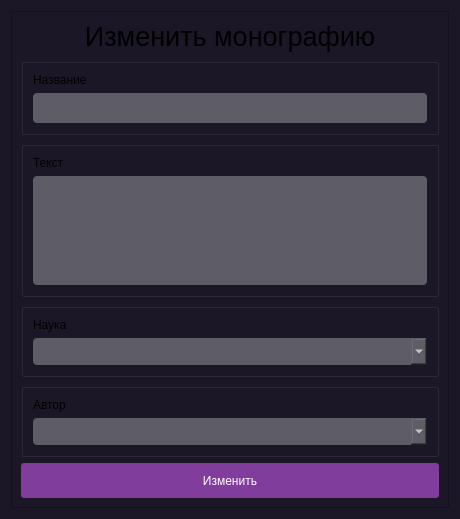
<?xml version="1.0" encoding="UTF-8"?>
<ui version="4.0">
 <class>Dialog</class>
 <widget class="QDialog" name="Dialog">
  <property name="geometry">
   <rect>
    <x>0</x>
    <y>0</y>
    <width>460</width>
    <height>519</height>
   </rect>
  </property>
  <property name="windowTitle">
   <string>Modify Monography</string>
  </property>
  <property name="styleSheet">
   <string notr="true">background-color: rgb(27, 23, 38);</string>
  </property>
  <layout class="QVBoxLayout" name="verticalLayout">
   <item>
    <widget class="QFrame" name="frame">
     <property name="styleSheet">
      <string notr="true">QFrame {
	color: #FFFFFF;
};</string>
     </property>
     <property name="frameShape">
      <enum>QFrame::StyledPanel</enum>
     </property>
     <property name="frameShadow">
      <enum>QFrame::Raised</enum>
     </property>
     <layout class="QVBoxLayout" name="verticalLayout_7">
      <item>
       <widget class="QLabel" name="label">
        <property name="maximumSize">
         <size>
          <width>16777215</width>
          <height>50</height>
         </size>
        </property>
        <property name="autoFillBackground">
         <bool>false</bool>
        </property>
        <property name="styleSheet">
         <string notr="true">QLabel {
	font-size: 20pt;
	text-align: center;
}</string>
        </property>
        <property name="text">
         <string>Изменить монографию</string>
        </property>
        <property name="alignment">
         <set>Qt::AlignCenter</set>
        </property>
       </widget>
      </item>
      <item>
       <widget class="QGroupBox" name="groupBox">
        <property name="title">
         <string/>
        </property>
        <layout class="QVBoxLayout" name="verticalLayout_2">
         <item>
          <widget class="QLabel" name="label_2">
           <property name="text">
            <string>Название</string>
           </property>
          </widget>
         </item>
         <item>
          <widget class="QLineEdit" name="lineEdit">
           <property name="minimumSize">
            <size>
             <width>0</width>
             <height>30</height>
            </size>
           </property>
           <property name="styleSheet">
            <string notr="true">QLineEdit {
	background-color: rgb(94, 92, 100);
	border-radius: 4px;
	color: #FFFFFF;
	padding-left: 3px;
	padding-right: 3px;
}</string>
           </property>
           <property name="text">
            <string/>
           </property>
          </widget>
         </item>
        </layout>
       </widget>
      </item>
      <item>
       <widget class="QGroupBox" name="groupBox_2">
        <property name="title">
         <string/>
        </property>
        <layout class="QVBoxLayout" name="verticalLayout_3">
         <item>
          <widget class="QLabel" name="label_3">
           <property name="text">
            <string>Текст</string>
           </property>
          </widget>
         </item>
         <item>
          <widget class="QTextEdit" name="textEdit">
           <property name="minimumSize">
            <size>
             <width>0</width>
             <height>100</height>
            </size>
           </property>
           <property name="styleSheet">
            <string notr="true">QTextEdit {
	background-color: rgb(94, 92, 100);
	border-radius: 4px;
	color: #FFFFFF;
	padding-left: 3px;
	padding-right: 3px;
}</string>
           </property>
          </widget>
         </item>
        </layout>
       </widget>
      </item>
      <item>
       <widget class="QGroupBox" name="groupBox_5">
        <property name="title">
         <string/>
        </property>
        <layout class="QVBoxLayout" name="verticalLayout_6">
         <item>
          <widget class="QLabel" name="label_6">
           <property name="text">
            <string>Наука</string>
           </property>
          </widget>
         </item>
         <item>
          <widget class="QComboBox" name="comboBox">
           <property name="minimumSize">
            <size>
             <width>220</width>
             <height>27</height>
            </size>
           </property>
           <property name="maximumSize">
            <size>
             <width>16777215</width>
             <height>16777215</height>
            </size>
           </property>
           <property name="styleSheet">
            <string notr="true">QComboBox {
	background-color: rgb(94, 92, 100);
	border-radius: 4px;
	color: #FFFFFF;
}</string>
           </property>
          </widget>
         </item>
        </layout>
       </widget>
      </item>
      <item>
       <widget class="QGroupBox" name="groupBox_6">
        <property name="title">
         <string/>
        </property>
        <layout class="QVBoxLayout" name="verticalLayout_8">
         <item>
          <widget class="QLabel" name="label_7">
           <property name="text">
            <string>Автор</string>
           </property>
          </widget>
         </item>
         <item>
          <widget class="QComboBox" name="comboBox_2">
           <property name="minimumSize">
            <size>
             <width>220</width>
             <height>27</height>
            </size>
           </property>
           <property name="maximumSize">
            <size>
             <width>16777215</width>
             <height>16777215</height>
            </size>
           </property>
           <property name="styleSheet">
            <string notr="true">QComboBox {
	background-color: rgb(94, 92, 100);
	border-radius: 4px;
	color: #FFFFFF;
}</string>
           </property>
          </widget>
         </item>
        </layout>
       </widget>
      </item>
      <item>
       <widget class="QPushButton" name="addButton_6">
        <property name="sizePolicy">
         <sizepolicy hsizetype="Minimum" vsizetype="Minimum">
          <horstretch>0</horstretch>
          <verstretch>0</verstretch>
         </sizepolicy>
        </property>
        <property name="maximumSize">
         <size>
          <width>16777215</width>
          <height>40</height>
         </size>
        </property>
        <property name="cursor">
         <cursorShape>PointingHandCursor</cursorShape>
        </property>
        <property name="styleSheet">
         <string notr="true">QPushButton {
	background-color: rgb(129, 61, 156);
	border-radius: 3px;
	height: 35px;
	color: #FFFFFF;
}
QPushButton:hover {
	background-color: rgb(146, 69, 176);
}</string>
        </property>
        <property name="text">
         <string>Изменить</string>
        </property>
       </widget>
      </item>
     </layout>
    </widget>
   </item>
  </layout>
 </widget>
 <resources/>
 <connections/>
</ui>
